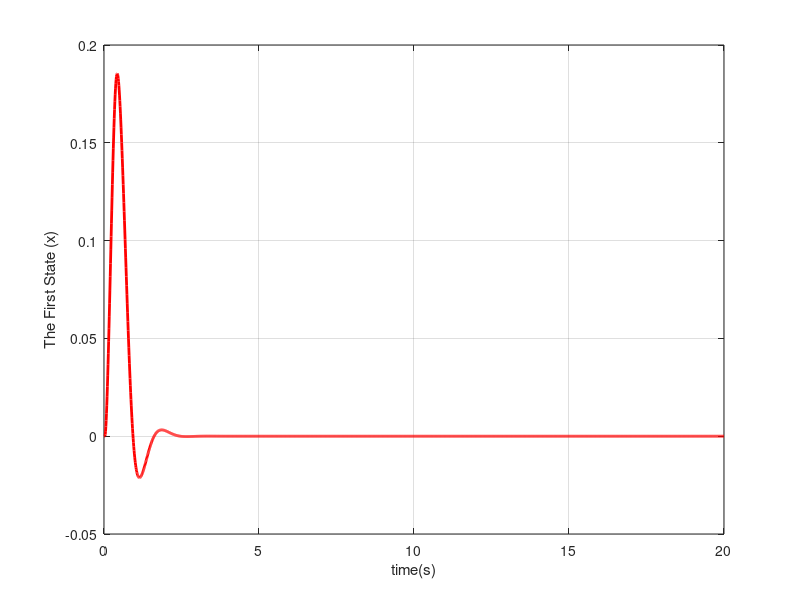
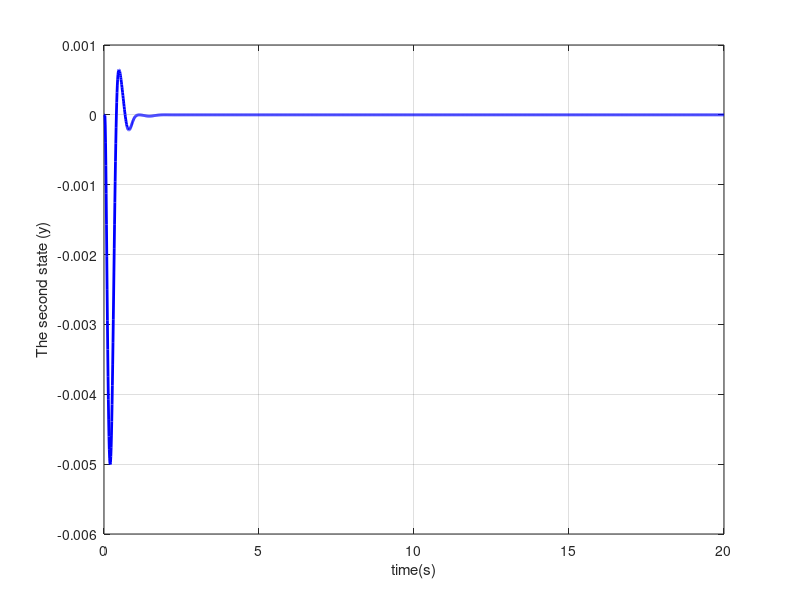
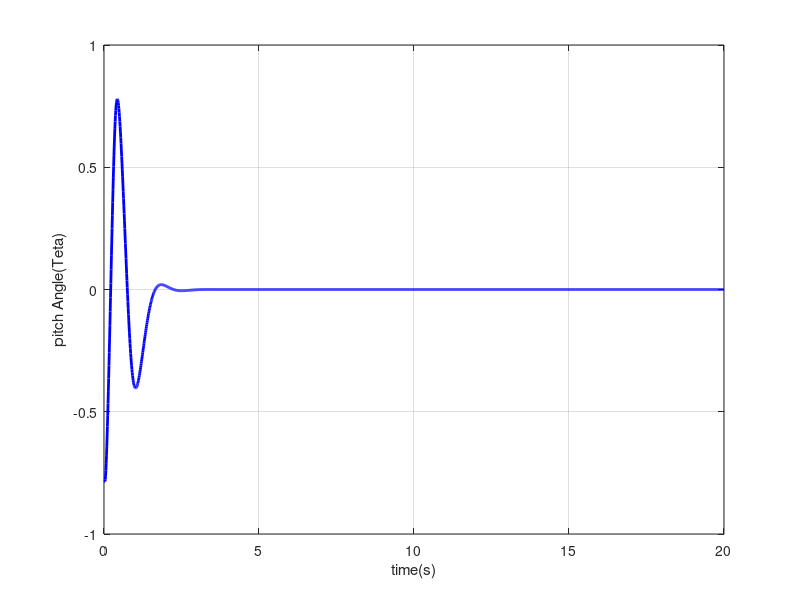
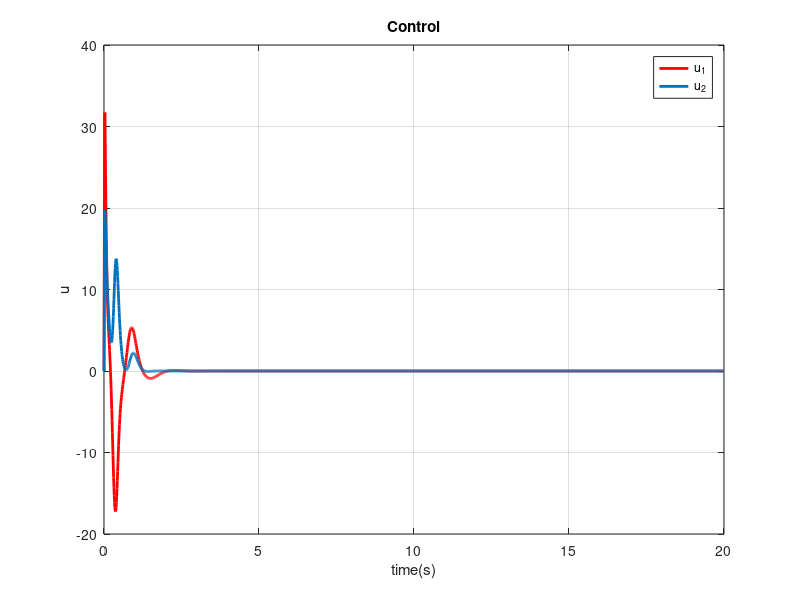

Source code (MATLAB) for these figures, in order:

clc;
clear all;
close all;
tic;
% Cost function weight matrices, Eq. (2)
R = eye(2);
Q= diag([10^4,10^6]);
F=diag([1,1]);

mg=0.46;
mx=4.9;
my=8.5;
r=0.12;
J=0.05;
d=1.2;
g=9.81;

t0=0;
tf=20;
DeltaT=0.01;
t=0:DeltaT:9.999;

it= round((tf-t0)/DeltaT); %Number of steps during each simulation 

% Memory allocation
x = zeros(6,it); % History of states
u = zeros(2,it); % History of control

x(:,1) =  [0 0 -pi/4 0 0 0]'; % Initial state vector/ Initial condition;
%% Online Control using Algorithm 1
% Euler integration is used for propagating the continuous dynamics, given
% sampling time DeltaT

for i = 2:it 
    % Step 1
    % Updating the state dependent matrices
   Ax=[0 0 0 1 0 0;0 0 0 0 1 0;0 0 0 0 0 1
    0 0 -mg*g*sin(x(3,i-1))/(mx*x(3,i-1)) -d/mx 0 0
    0 0 mg*g*(cos(x(3,i-1))-1)/(my*x(3,i-1)) 0 -d/my 0
    0 0 0 0 0 0];

    Bx=[0 0;0 0;0 0;cos(x(3,i-1))/mx -sin(x(3,i-1))/mx;
    sin(x(3,i-1))/my cos(x(3,i-1))/my;r/J 0];
    C=[1 0 0 0 0 0;0 1 0 0 0 0];
    
    t(i)=(i)*DeltaT;
    
    Z=[0.5*t(i);0.1*sin(t(i))]; 
    
    % Step 2
    % Solving Eq. (41) for its negative definite solution
    Pss = -care(-Ax,Bx,C'*Q*C,R);
    Acl = Ax - Bx*R^-1*Bx'*Pss;
    D = lyap(Acl,-Bx*R^-1*Bx');
    K_tf = inv(C'*F*C - Pss);
    g_tf=C'*F*Z;
    K = expm(Acl*(t(i)-tf))*(K_tf - D)*expm(Acl'*(t(i)-tf)) + D;
    P = Pss + K^-1;     
    u(:,i) = (-R^-1)*Bx'*(P*x(:,i-1));
    u=min(u,+50);
    u=max(u,-50);
    
    % Applying the control and propagating the states
    x(:,i) = x(:,i-1) + DeltaT*(Ax*x(:,i-1)+Bx*u(:,i-1));
     
end

fprintf('Done \n')

%% Plotting the results

figure;
plot(t,x(1,1:it),'r','LineWidth',2);
xlabel('time(s)');
ylabel('The First State (x)');
grid on;

figure;
plot(t,x(2,1:it),'b','LineWidth',2);
xlabel('time(s)');
ylabel('The second state (y)');
grid on;

figure;
plot(t,x(3,1:it),'b','LineWidth',2);
xlabel('time(s)');
ylabel('pitch Angle(Teta)');
grid on;

figure;
plot(t,u(1,1:it),'r','LineWidth',2);
hold on;
plot(t,u(2,1:it),'LineWidth',2);
legend('u_1','u_2')
title('Control');
xlabel('time(s)');
ylabel('u');
grid on;
toc
